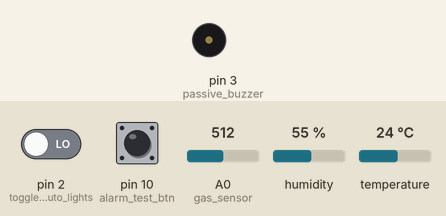
Bench run of a sketch on a simulated Arduino Uno, built with avr-gcc and run on an emulated ATmega328P. On the bench: buzzer (waves = sounding, pin HIGH). Inputs (shaded band) come from the test bench; at power-on: A0 (gas_sensor) = 512, temperature 24 °C, pin 2 (toggle_auto_lights) LOW, pin 10 (alarm_test_btn) HIGH, humidity 55 %.

Above: at 1.2 s.
1.3 s: A0 (gas_sensor) set to 258
7.3 s: A0 (gas_sensor) set to 237
At 7.9 s:
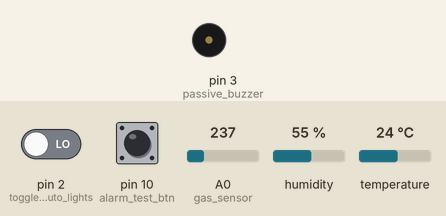
8.8 s: temperature set to 39.6 °C
11.2 s: temperature set to 40.7 °C
At 12.3 s:
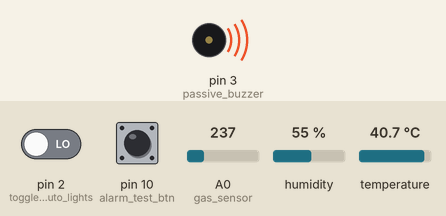
Timing chart, 0 to 23.7 s (numbered marks = the images above; inputs shaded):
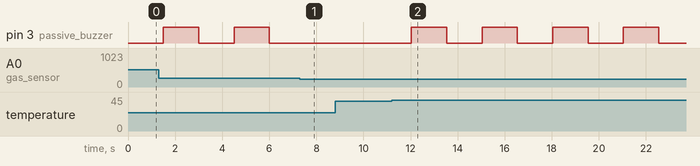

Measured:
- the behaviour switches between 40 and 40.1 °C on temperature (found by bisection; images 1 and 2)
- after the input at 7.3 s, pin 3 (passive_buzzer): stays LOW (without the input it goes to HIGH after 0.21 s)
- after the input at 8.8 s, every drawn part: stays the same
- after the input at 11.2 s, pin 3 (passive_buzzer): alternates HIGH for 1.5 s and LOW for 1.5 s, starting after 0.84 s
- by itself, pin 3 (passive_buzzer): alternates HIGH for 1.5 s and LOW for 1.5 s

The sketch:

kitchen.ino
```cpp
#include "DHT.h"
#include "string.h"

#define gas_sensor A0
#define dht22_pin A1

#define toggle_auto_lights 2
#define passive_buzzer 3
#define toggle_lights 4
#define red_light 5
#define yel_light 6
#define white_light                                                            \
  9 // this is the basic light controlled by either the time or based off the 2
    // switches
#define alarm_test_btn 10

#define baudrate 9600

String lights_on_msg = "kitchen_light_on";
String lights_off_msg = "kitchen_light_off";

bool rLight = false;
bool yLight = false;
bool pBuzzer = false;
bool turnon_light = false;
int prev_gas_level = -12;
int gas_level = 0; // ppm?

int heat_threshold = 40; // celsius
int gas_threshold = 250; // ppm?

bool lightsShouldBeOn = false; // dictates if the lights have been set to on by
                               // the dashboard/computer
unsigned long alarmLBlMillis = millis();
unsigned long alarmLBuMillis = millis();
unsigned long lastPost = millis();
unsigned long alarmTestMillis = millis() - 10001;
bool shouldDoAlarms = false;
bool prevLights = false;

DHT dht22(dht22_pin, DHT22);
void setup() {
  Serial.begin(baudrate);
  pinMode(passive_buzzer, OUTPUT);
  pinMode(toggle_lights, INPUT);
  pinMode(toggle_auto_lights, INPUT);
  dht22.begin();
}

void undoAlarms() {
  digitalWrite(red_light, LOW);
  digitalWrite(passive_buzzer, LOW);
  rLight = false;
  pBuzzer = false;
}

void doAlarms() {
  if ((millis() - alarmLBlMillis) > 500) {
    rLight = !rLight;
    digitalWrite(red_light, rLight);
    alarmLBlMillis = millis();
    // Serial.print(alarmLBlMillis);
    // Serial.print("; ");
    // Serial.print(millis());
    // Serial.print("; ");
    // Serial.println(millis()-alarmLBlMillis);
  }
  if ((millis() - alarmLBuMillis) > 1500) {
    pBuzzer = !pBuzzer;
    digitalWrite(passive_buzzer, pBuzzer);
    alarmLBuMillis = millis();
  }
}

void loop() {

  prev_gas_level = gas_level;
  gas_level = analogRead(gas_sensor);
  bool gSDA = false;
  bool hSDA = false;
  if (gas_level >= gas_threshold) {
    gSDA = true;
  } else {
    gSDA = false;
  }
  if (dht22.readTemperature() > heat_threshold) {
    hSDA = true;
  } else {
    hSDA = false;
  }
  shouldDoAlarms = (hSDA == true) || (gSDA == true);
  if (!digitalRead(alarm_test_btn)) {
    alarmTestMillis = millis();
  }

  if (millis() - alarmTestMillis < 10001) {
    shouldDoAlarms = true;
  }

  if (Serial.available() > 0) {
    String message = Serial.readStringUntil("\n");
    Serial.print("'");
    Serial.print(message);
    Serial.print("'");
    Serial.println();
    if (message == lights_on_msg || message == lights_on_msg + "\n") {
      lightsShouldBeOn = true;
    } else if (message == lights_off_msg || message == lights_off_msg + "\n") {
      lightsShouldBeOn = false;
    }
  }

  if (digitalRead(toggle_auto_lights)) {
    if (digitalRead(toggle_lights)) {
      turnon_light = true;
    } else {
      turnon_light = false;
    }
  } else {
    turnon_light = lightsShouldBeOn;
  }
  if (shouldDoAlarms) {
    doAlarms();
  } else {
    undoAlarms();
  }

  if (turnon_light) {
    digitalWrite(white_light, HIGH);
  } else {
    digitalWrite(white_light, LOW);
  }

  if (millis() - lastPost > 20000000000) {
    lastPost = millis();
    Serial.print("kitchen_gas_level=");
    Serial.print(gas_level);
    Serial.print(",kitchen_temp=");
    Serial.print(floor(dht22.readTemperature()));
    Serial.print(",kitchen_hum=");
    Serial.print(floor(dht22.readHumidity()));
    Serial.print(",kitchen_light=");
    if (turnon_light) {
      Serial.println("true");
    } else {
      Serial.println("false");
    }
  }
}
```
